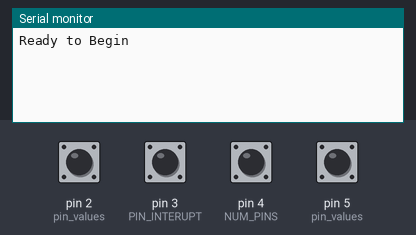
Simulated run of this sketch. Board: Arduino Nano, built with avr-gcc and run on an emulated ATmega328P. On the bench: the last lines printed to the serial monitor. The test bench sets the inputs (shaded band); at power-on: pin 2 (pin_values), pin 3 (PIN_INTERUPT), pin 4 (NUM_PINS), pin 5 (pin_values) HIGH.

Above: at 1.2 s.
1.3 s: pin 3 (PIN_INTERUPT) pulled LOW for 0.15 s
At 2.5 s:
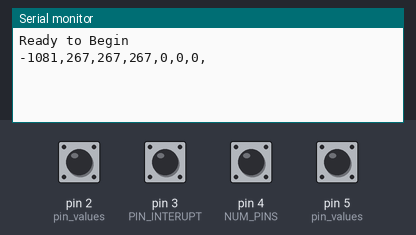
2.9 s: pin 3 (PIN_INTERUPT) pulled LOW for 1 s
At 5.0 s:
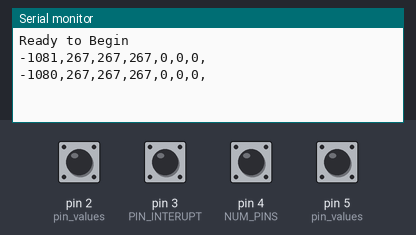

Measured:
- after the input at 1.3 s, the serial monitor: prints a new line after 0.16 s (image 1)
- after the input at 2.9 s, the serial monitor: prints a new line after 1.0 s (image 2)

The sketch:

Reciever.ino
```cpp
/* This is a simple sketch for pulling data from an
 *  RC reciever's PPM lines. The data is then
 *  sent over Serial to some other device.
 *
 *  Author: Jake Ketchum (jketchum@caltech.edu)
 *  Last Updated: 6/18/2019
 */


#define NUM_PINS 4
#define PIN_INTERUPT 3

#define TIME_MIN 1000 //shortest pulse duration.
#define TIME_MAX 2000 //longest pulse duration.


// Stores the most recent value recieved for each channel.
// Modify this to change the default values (between -180 and 180)
int channels[] = {0,0,0,0,0,0,0,0,0};

// Contains an entry for each input channel in the form {pin, last duration, min, max}.
int pin_values[][2] = {{2,0},
                      {3,0},
                      {4,0},
                      {5,0},
                      {A7,0},
                      {A6,0},
                      {A5,0},
                      {A4,0}};

unsigned long  start = 0;
unsigned long  finish = 0;
bool flag = false;

int max_stear = 30; // default max value by which a channel can be changed to acomplish
                    // a turn. Note that this is half the total spread (plus on one
                    // minus on the other).

void setup() {

  // set up all reading pins.
  for(int i=0; i<NUM_PINS;i++){
    pinMode(pin_values[i][0], INPUT_PULLUP);
  }
  // Set up the interrupt.
  attachInterrupt(digitalPinToInterrupt(PIN_INTERUPT), interrupt, RISING);


  Serial.begin(115200);
  Serial.println("Ready to Begin");
}

void loop() {
  if(flag){
    //int start = micros();
    read_and_send();

    for (int i = 0; i < 7; i++){
      Serial.print(channels[i]);
      Serial.print(",");
    }
    Serial.println("");
  }

}


void interrupt(){
  start = micros();
  finish = start + 2000 * NUM_PINS;
  flag = true;

}

/*
 * This function handles the data input for the arduino from the reciever.
 * It functions as follows: After channel 1 goes high for it's pulse, this
 * function is called.
 *
 * Then for each of the channels, it waits half the garenteed on time, before
 * looping until the pin goes low. The delay is then recorded, and the next
 * pin measuremnt cycle begins.
 */
void read_and_send(){
  for(int i=0; i<NUM_PINS; i++){
  while(micros() - start < 500){
      // wait half the garenteed on time to ensure pulse has started.
  }
    if(pin_values[i][0] >=20 && pin_values[i][0] < 28){
      // handle analog pins. These will be slower.
      while(analogRead(pin_values[i][0]) > 50 && micros() < finish){
      //wait until the pin has gone low
    }
    } else {
      while(digitalRead(pin_values[i][0]) && micros() < finish){
      //wait until the pin has gone low
    }
    }


    int current = micros() - start;
    start = micros(); // begin recording for next in.

    // record how long that pin was high for.
    pin_values[i][1] = current;
    channels[i] = map(current, TIME_MAX, TIME_MIN, 0, 180);

  }
  flag = false;
}
```
